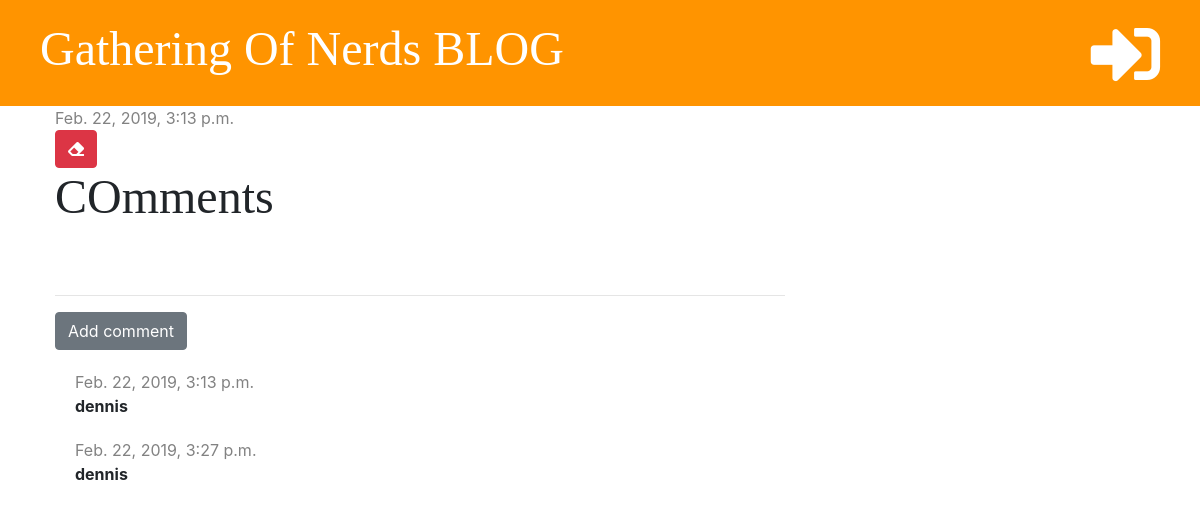
/post/18/, run on an earlier commit of the app's database.
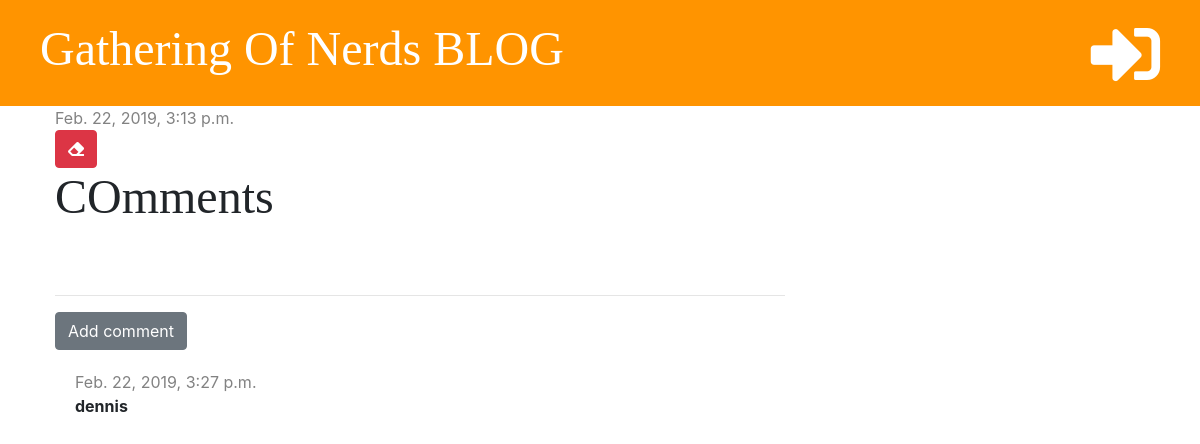
And on a later commit of the database.
### blog/models.py (models this page shows, shortened)
class Comment(models.Model):
    post = models.ForeignKey('blog.Post', on_delete=models.CASCADE, related_name='comments')
    author = models.CharField(max_length=200)
    text =models.TextField()
    created_date = models.DateTimeField(default=timezone.now)
    approved = models.BooleanField(default=False)

### blog/views.py (the view)
# urls.py: path('post/<int:pk>/', views.post_detail, name='post_detail'),
def post_detail(request, pk):
    post = get_object_or_404(Post, pk=pk)
    stuff_for_frontend = {'post': post}
    return render(request, 'blog/post_detail.html', stuff_for_frontend)

### blog/templatetags/markdownify.py (called while the page is built)
@register.filter
def markdown(value):
    renderer = HighlightRenderer()
    markdown = mistune.Markdown(renderer=renderer)
    return markdown(value)

### blog/templates/blog/post_detail.html (shortened to what this page needs)
{% extends 'blog/base.html' %}
{% load markdownify %}
{% block content %}
    <div class="post">
        {% if post.published_date %}
            <div class="date">
                {{ post.published_date }}
            </div>
            {% else %}
            <a href="{% url 'post_publish' pk=post.pk %} " class="btn btn-primary">Publish</a>
        {% endif %}
        <a href="{% url 'post_delete' pk=post.pk %}" class="btn btn-danger"
            onclick="return confirm('Are you sure you want to delete this post?')">
            <i class="fas fa-eraser"></i>
        </a>
        <h1>{{ post.title }}</h1>
    </div>
    <hr>
    <a href="{% url 'add_comment_to_post' pk=post.pk %}" class="btn btn-secondary">Add comment</a>
    {% for comment in post.comments.all %}
        {% if user.is_authenticated or comment.approved %}
            <div class="comment">
                <div class="date">
                    {{ comment.created_date }}
                </div>
                <strong>{{ comment.author }}</strong>
            </div>
        {% endif %}
    {% empty %}
        <p>No comments yet...</p>
    {% endfor %}
{% endblock %}

What changed in the data, as far as the page shows it:
removed Comment: created_date "Feb. 22, 2019, 3:13 p.m.", author "dennis"
